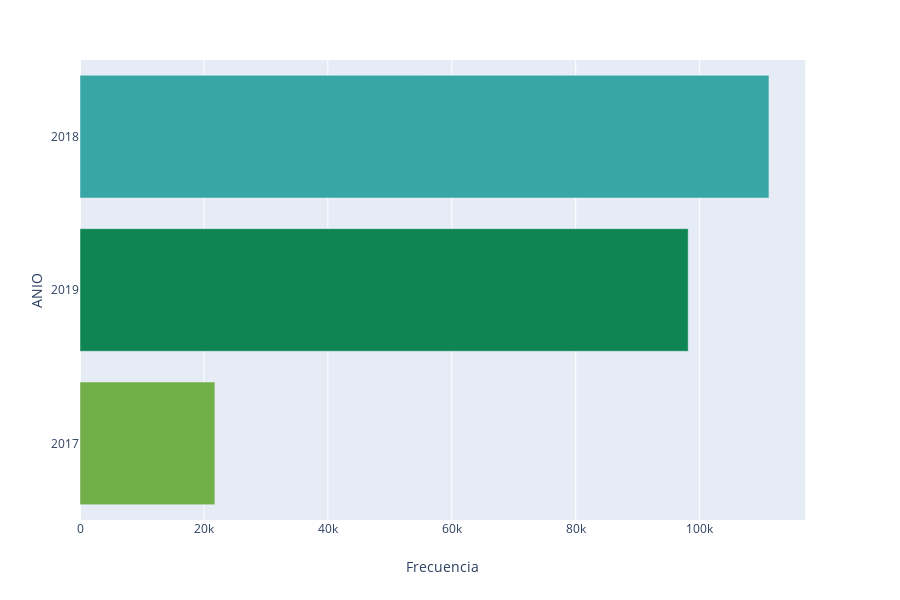

The notebook cell this image was saved under:
### Code cell
subdata['ANIO']=subdata["ANIO"].astype(str)
bar_figure_top_values(subdata,variable='ANIO',fig_name="riñas_rnmc_año_frecuencias.png")

### Figure 1 — Plotly figure (JSON) as saved in the notebook; plotly's stock layout.template omitted (floating-point values rounded to 4 significant figures)
{"data": [{"alignmentgroup": "True", "hoverlabel": {"namelength": 0}, "hovertemplate": "ANIO=%{y}<br>Frecuencia=%{x}", "legendgroup": "ANIO=2018", "marker": {"color": "rgb(56, 166, 165)"}, "name": "ANIO=2018", "offsetgroup": "ANIO=2018", "orientation": "h", "showlegend": true, "textposition": "auto", "type": "bar", "x": [111190], "xaxis": "x", "y": ["2018"], "yaxis": "y"}, {"alignmentgroup": "True", "hoverlabel": {"namelength": 0}, "hovertemplate": "ANIO=%{y}<br>Frecuencia=%{x}", "legendgroup": "ANIO=2019", "marker": {"color": "rgb(15, 133, 84)"}, "name": "ANIO=2019", "offsetgroup": "ANIO=2019", "orientation": "h", "showlegend": true, "textposition": "auto", "type": "bar", "x": [98157], "xaxis": "x", "y": ["2019"], "yaxis": "y"}, {"alignmentgroup": "True", "hoverlabel": {"namelength": 0}, "hovertemplate": "ANIO=%{y}<br>Frecuencia=%{x}", "legendgroup": "ANIO=2017", "marker": {"color": "rgb(115, 175, 72)"}, "name": "ANIO=2017", "offsetgroup": "ANIO=2017", "orientation": "h", "showlegend": true, "textposition": "auto", "type": "bar", "x": [21767], "xaxis": "x", "y": ["2017"], "yaxis": "y"}], "layout": {"barmode": "relative", "height": 600, "legend": {"tracegroupgap": 0}, "margin": {"t": 60}, "showlegend": false, "xaxis": {"anchor": "y", "domain": [0, 0.98], "title": {"text": "Frecuencia"}}, "yaxis": {"anchor": "x", "categoryarray": ["2017", "2019", "2018"], "categoryorder": "array", "domain": [0, 1], "title": {"text": "ANIO"}, "type": "category"}}}
